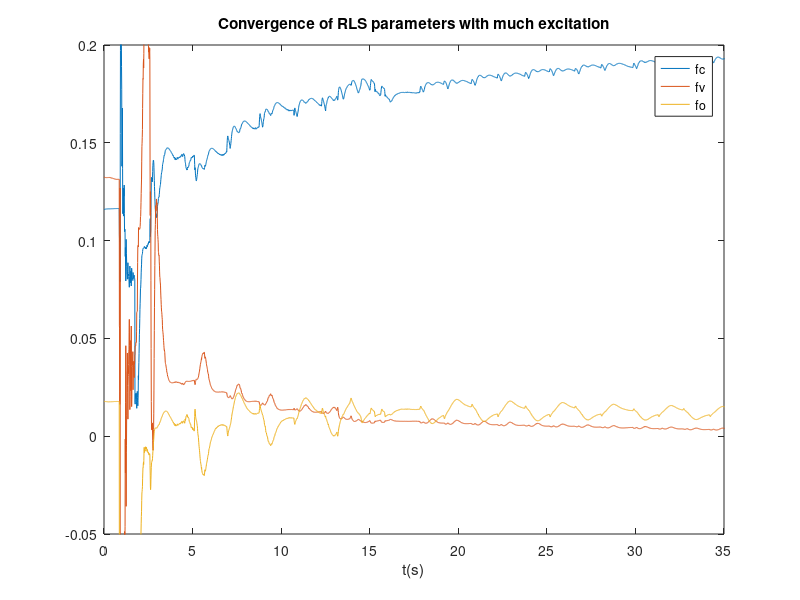
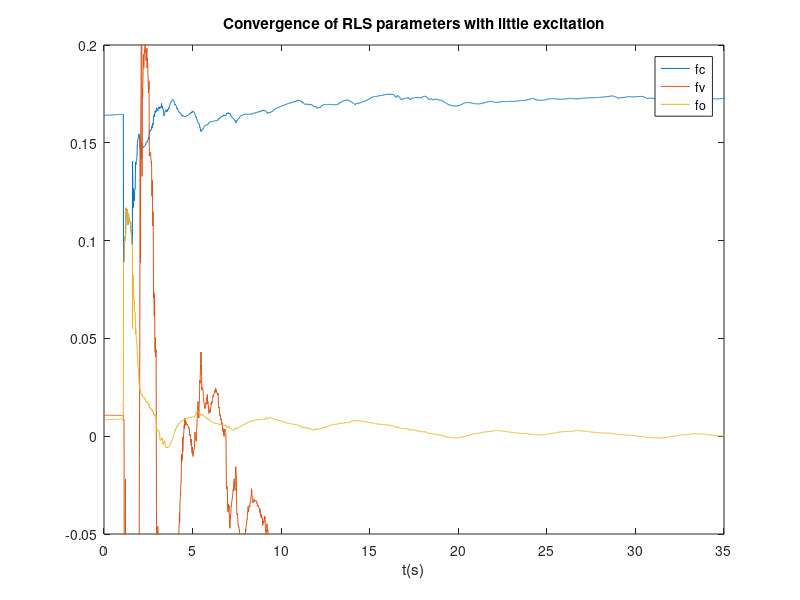
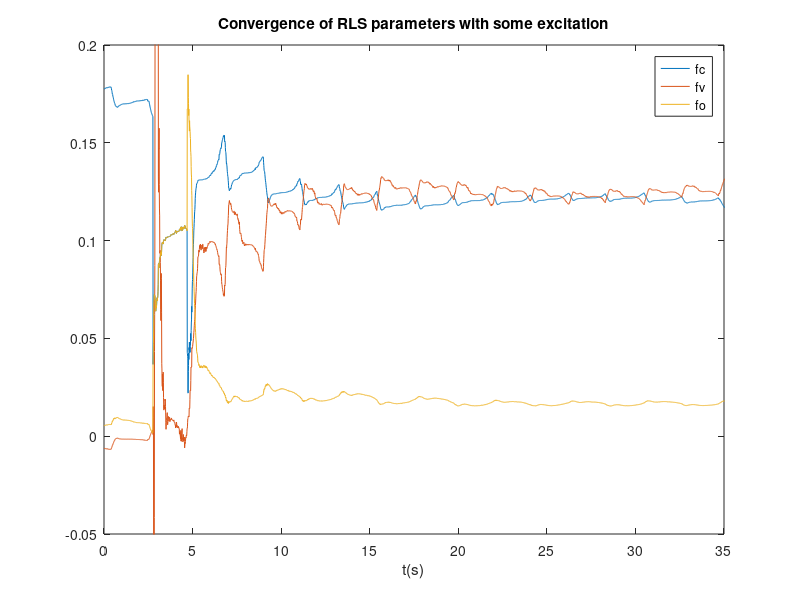
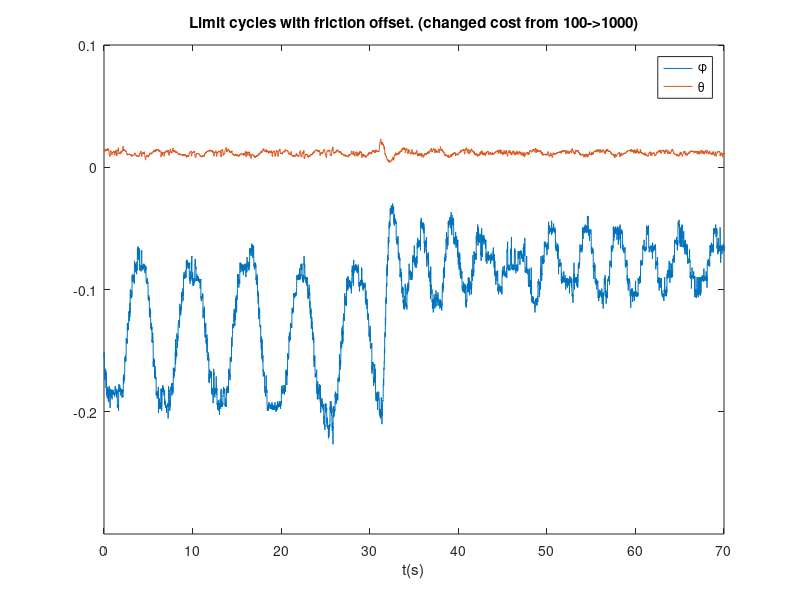

Write MATLAB code to recreate these figures, in order.
%%
figure;
load('foconmuchexc')
plot(double(t(1:end-1) - t(1))/1000, [fc;fv;fo])
axis([0 35 -0.05 0.2])
legend('fc','fv','fo')
xlabel('t(s)')
title('Convergence of RLS parameters with much excitation')
%%
figure;
load('foconnoexc')
plot(double(t - t(1))/1000, [fc;fv;fo])
axis([0 35 -0.05 0.2])
legend('fc','fv','fo')
xlabel('t(s)')
title('Convergence of RLS parameters with little excitation')
%%
figure;
load('foconmediumexc')
plot(double(t - t(1))/1000, [fc;fv;fo])
axis([0 35 -0.05 0.2])
legend('fc','fv','fo')
xlabel('t(s)')
title('Convergence of RLS parameters with some excitation')
%%
figure
load('withfrictionoffsetposcost100_1000_1500_2000_2500')
plot(double(t - t(1))/1000, [baseAng; pendAng])
axis([0 70 -0.3 0.1])
legend('\phi','\theta')
xlabel('t(s)')
title('Limit cycles with friction offset. (changed cost from 100->1000)')